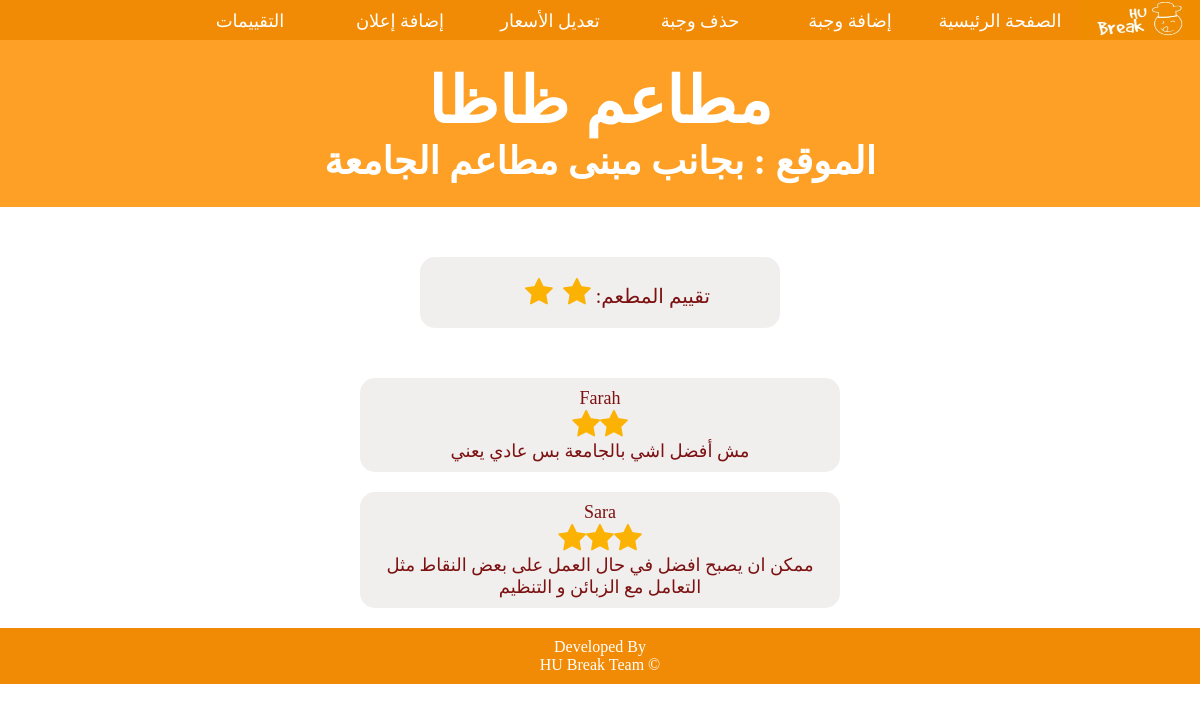
The app's page /Admin/ReviewsZaza.php (signed in) with its own data.
### tables this page shows
CREATE TABLE `rate` (
  `ID` int(11) NOT NULL,
  `CustomerID` int(11) NOT NULL,
  `ResturantID` int(11) NOT NULL,
  `Rate` int(11) NOT NULL,
  `Comment` varchar(255) DEFAULT NULL
);

CREATE TABLE `customers` (
  `ID` int(11) NOT NULL,
  `Name` varchar(255) NOT NULL,
  `Email` varchar(255) NOT NULL,
  `Password` varchar(255) NOT NULL
);

### Admin/ReviewsZaza.php (the view, shortened to what this page needs)
<!DOCTYPE html>
<html>
<head>
    <link rel="stylesheet" href="https://maxcdn.bootstrapcdn.com/font-awesome/4.3.0/css/font-awesome.min.css">
</head>
<body>
    <nav class="menu-bar">
        <img src="logo.jpg" class="logo">
        <ul>
            <li class="rest"><a href=" #">التقييمات</a>
            </li>
            <li class="rest"><a href=" #">إضافة إعلان</a>
            </li>
            <li class="rest"><a href=" #">تعديل الأسعار</a>
            </li>
            <li class="rest"><a href=" #">حذف وجبة</a>
            </li>
            <li class="rest"><a href=" #">إضافة وجبة</a>
            </li>
            <li><a href="Admin.html">الصفحة الرئيسية</a></li>
        </ul>
    </nav>
    <div class="intro">
        <h1>مطاعم ظاظا</h1>
        <h3>الموقع : بجانب مبنى مطاعم الجامعة</h3>
    </div>
    <div class="total-rate">
        <?php
        if (!$database = mysqli_connect("localhost", "root", "12345678", "hubreak2_db"))
            die("Sorry, could not connect to the server.");
        extract($_POST);
        $query = "select rate from rate where ResturantID=5";
        $result = mysqli_query($database, $query);
        $total = 0;
        $count = 0;
        while ($row = mysqli_fetch_assoc($result)) {
            $total += $row['rate'];
            $count++;
        }
        $avg = $total / $count;
        if ($avg >= 1) {
            print("<input type='radio' name='s' class='rating3' disabled checked><span class='star3'></span>");
        }
        if ($avg >= 2) {
            print("<input type='radio' name='s' class='rating3' disabled checked><span class='star3'></span>");
        }
        print("<span>:تقييم المطعم</span>");
        ?>
    </div>
    <?php
    if (!$database = mysqli_connect("localhost", "root", "12345678", "hubreak2_db"))
        die("Sorry, could not connect to the server.");
    extract($_POST);
    $query = "select Name,rate,comment from rate,customers where customers.ID=rate.customerID and resturantID=5";
    if (!$result = mysqli_query($database, $query))
        die("wrong query");
    while ($row = mysqli_fetch_row($result)) {
        $x = 0;
        print("<div class='rate'>");
        foreach ($row as $value) {
            if ($x == 1) {
                if ($value >= 1) {
                    print("<input type='radio' name='s' class='show' disabled checked><span class='star2'></span>");
                }
                if ($value >= 2) {
                    print("<input type='radio' name='s' class='show' disabled checked><span class='star2'></span>");
                }
                if ($value >= 3) {
                    print("<input type='radio' name='s' class='show' disabled checked><span class='star2'></span>");
                }
                print("<br>");
            } else {
                print("<span class='text'>$value</span><br>");
            }
            $x++;
        }
        print("</div>");
    }
    ?>
    <footer>
        <p>Developed By</p>
        <p>HU Break Team &copy;</p>
    </footer>
</body>
</html>

### Admin/ReviewsZaza.php (style rules this page uses)
* { margin: 0; padding: 0; font-family: 'Times New Roman', Times, serif; box-sizing: border-box; }
body { color: rgb(124, 17, 17); background-attachment: fixed; }
.menu-bar { background: #f18b05; text-align: right; height: 40px; margin-right: 10%; padding-right: 5px; font-size: large; }
.menu-bar ul { display: inline-flex; list-style: none; color: #fff; }
.menu-bar ul li { width: 150px; margin: 0px; padding: 10px 0px; text-align: center; }
.menu-bar ul li a { text-decoration: none; color: #fff; }
.logo { width: 10%; height: 40px; right: 0; position: absolute; }
h1, h2, h3 { text-align: center; }
footer { background: #f18b05; color: white; text-align: center; padding: 10px; }
.intro { background-color: #fda025; width: 100%; color: white; padding: 2% 0; font-size: xx-large; }
.total-rate { width: 30%; border-radius: 15px; background-color: rgb(241, 238, 238); font-size: 20px; padding: 20px; padding-left: 50px; text-align: center; margin: 50px auto; }
.star3 { font-family: FontAwesome; font-size: 30px; color: #FBB202; cursor: pointer; margin: 0; padding: 5px; }
.star3::after { content: '\f005'; }
.rate { width: 40%; height: auto; border-radius: 15px; background-color: rgb(241, 238, 238); font-size: 18px; padding: 10px; margin: 20px auto; text-align: center; }
.star2 { display: inline-block; font-family: FontAwesome; font-size: 30px; color: #FBB202; cursor: pointer; margin: 0; padding: 0; }
.star2::after { content: '\f005'; }

### records on screen
rate: CustomerID.Name "Farah", Rate 2 (drawn), Comment "مش أفضل اشي بالجامعة بس عادي يعني"
rate: CustomerID.Name "Sara", Rate 3 (drawn), Comment "ممكن ان يصبح افضل في حال العمل على بعض النقاط مثل التعامل مع الزبائن و التنظيم"
